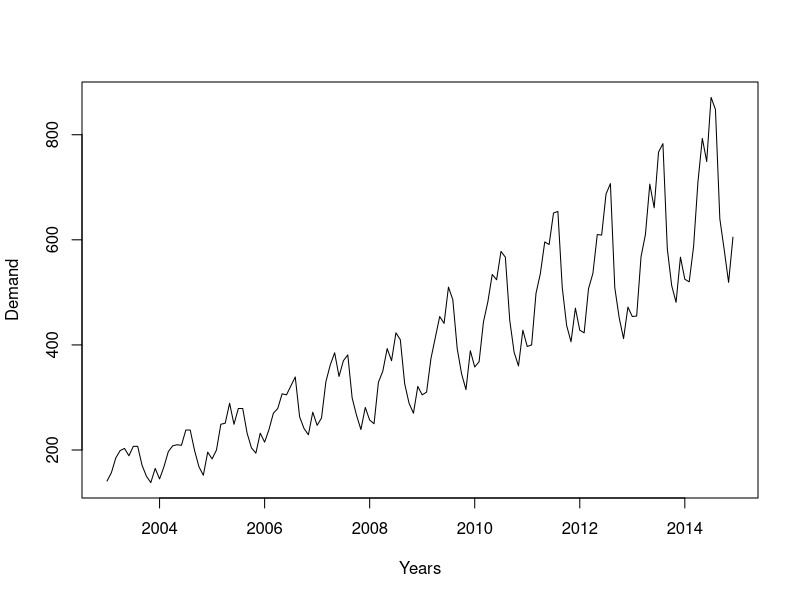
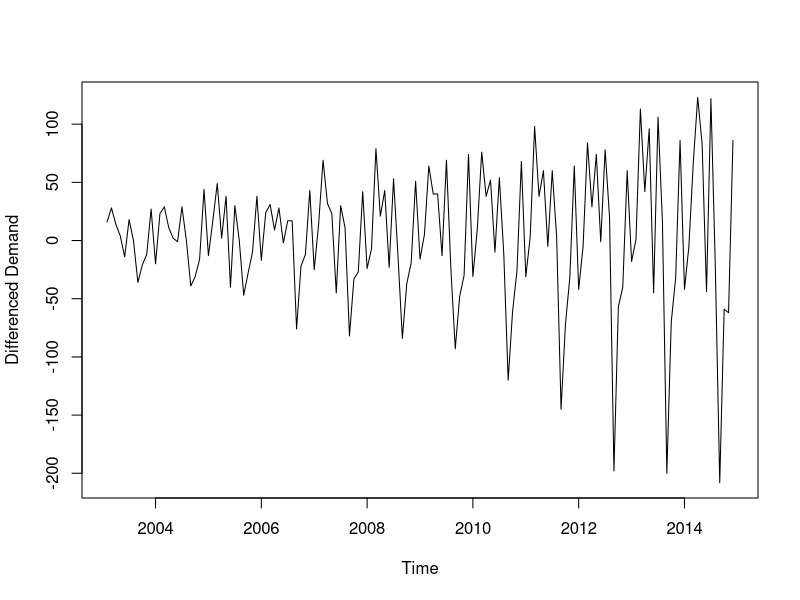
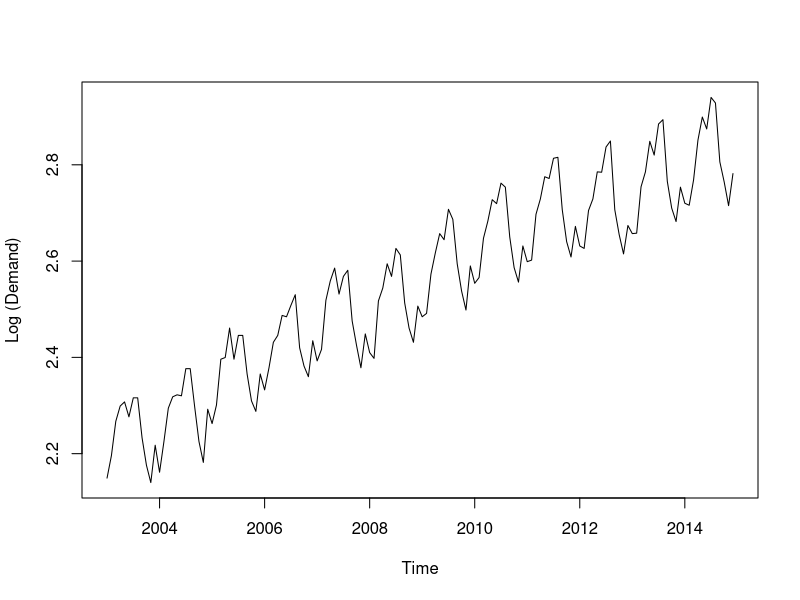
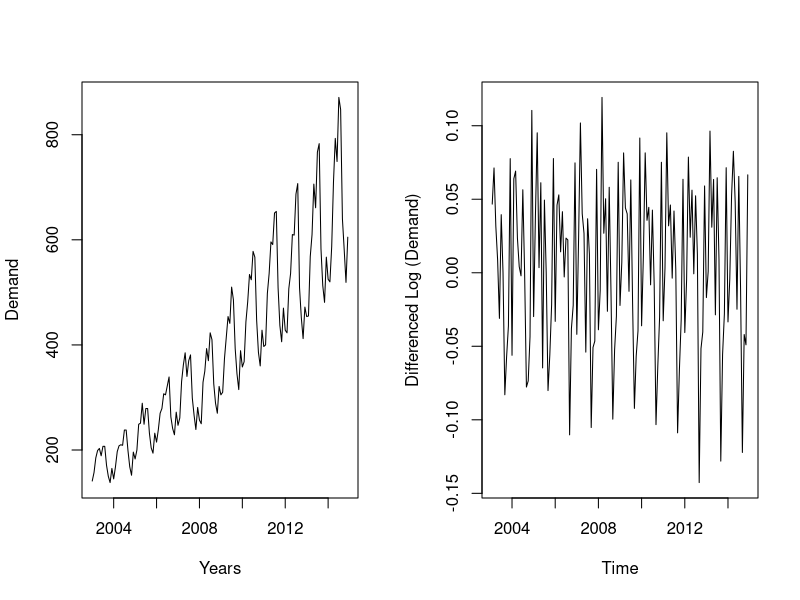
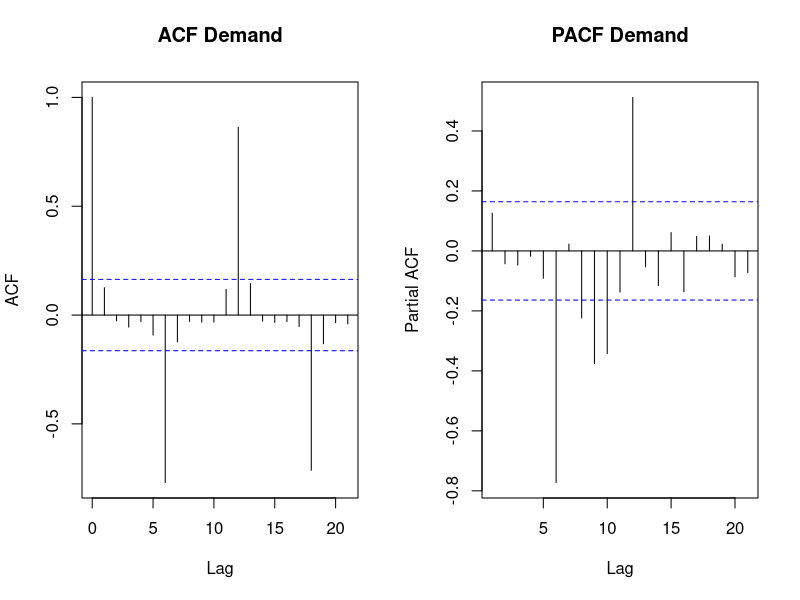
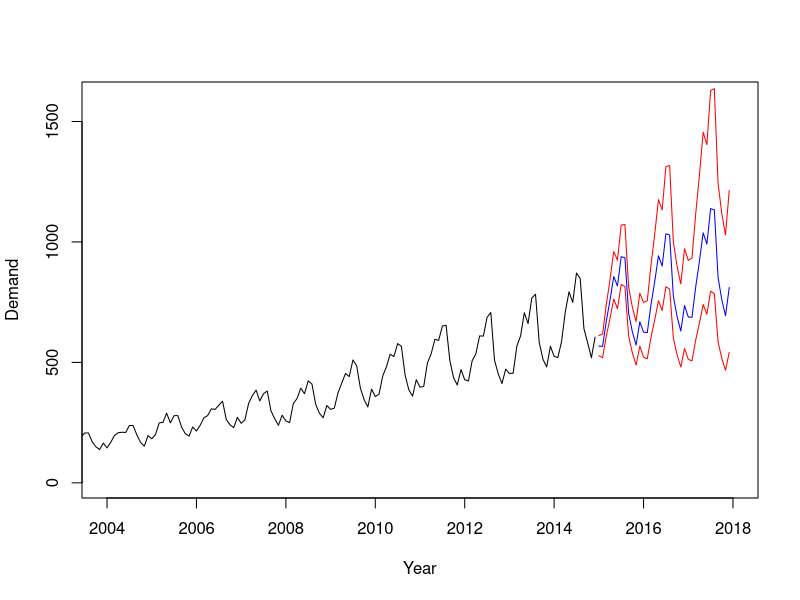
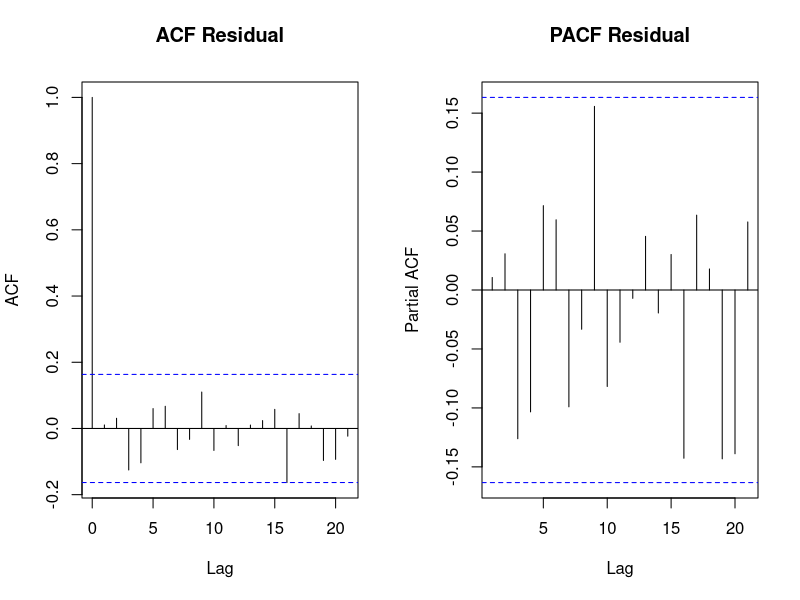

Generate these figures, in order, with R:
library(forecast)
library(xts)
library(readxl)

# Importing Data
excel_sheets("Demand Data.xlsx")
data = read_excel('Demand Data.xlsx')
data = ts(data[,2],start = c(2003,1),frequency = 12)

# We can see upward trend and seasonality in the demand
plot(data, xlab = 'Years', ylab = 'Demand')

# Removing Upward trend 
plot(diff(data), ylab = 'Differenced Demand')
# Removing variance
plot(log10(data), ylab = 'Log (Demand)')

par(mfrow = c(1,2))
plot(data, xlab = 'Years', ylab = 'Demand')
plot(diff(log10(data)), ylab = 'Differenced Log (Demand)')

# Calculating Autocorrelation factor and Partial autocorrelation factor 
par(mfrow = c(1,2))
acf(ts(diff(log10(data))),main = 'ACF Demand')
pacf(ts(diff(log10(data))),main = 'PACF Demand')

# ARIMA model using auto.arima
require(forecast)
ARIMAfit = auto.arima(log10(data), approximation = FALSE, trace = FALSE)
summary(ARIMAfit)

# Predicting for next 3 years
par(mfrow = c(1,1))
pred = predict(ARIMAfit, n.ahead = 36)
pred
plot(data, type = 'l', xlim = c(2004,2018), ylim = c(1,1600), xlab = 'Year',
     ylab = 'Demand')
lines(10^(pred$pred), col = 'blue') # predicted value
lines(10^(pred$pred + 2*pred$se), col = 'red') # 95% CI
lines(10^(pred$pred - 2*pred$se), col = 'red') # 95% CI

# Checking ACF and PACF for ARIMA model to ensure no more information is available
par(mfrow = c(1,2))
acf(ts(ARIMAfit$residuals), main = 'ACF Residual')
pacf(ts(ARIMAfit$residuals), main = 'PACF Residual')
